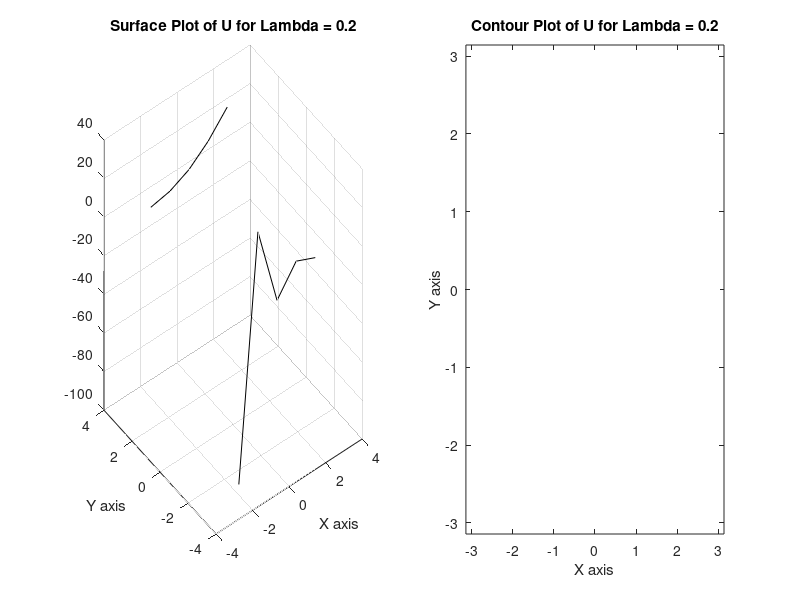

This figure's MATLAB source:
%Travis Franks 1372696 Helmholtz Equation Final Project Gauss Seidel Method
clear all
clc

%Defining ax, bx, ay, and by:
ax = -pi;
bx = pi;
ay = -pi;
by = pi;

%Setting the value of X_Internal_Nodes, the number of elements along X-domain:
X_Internal_Nodes = input('Enter value of X_Internal_Nodes, the number of internal nodes for the X-domain: ');

%Setting the value of Y_Internal_Nodes, the number of elements along
%Y-domain:
Y_Internal_Nodes = input('Enter value of Y_Internal_Nodes, the number of internal nodes for the Y-domain: ');

%Setting the value of C (capital lambda in problem statement):
C = input('Enter value of C, the given constant for capital lambda: ');

%Setting the value of Es, the acceptable limit of error for system convergence:
Es = 10^-9;

%Defining L, the length of the X and Y domains:
L = 2 * pi();

%Determining DX and DY, the change of X and Y respectively from element to
%element:
DX = L / (X_Internal_Nodes + 1);
DY = L / (Y_Internal_Nodes + 1);

%Creating matrices for X and Y domains:
[X,Y] = meshgrid(ax:DX:bx, ay:DY:by);
X = X';
Y = Y';

%Defining coefficients, A and B, that remain constant throughout matrix operations:
B = (DX^2) * (DY^2);
A = (B * C) - (2 * (DX^2)) - (2 * (DY^2));

%Determining number of elements  on both X and Y domains, so as to only
%perform the calculation one time for optimization:
N = X_Internal_Nodes + 2; %N = number of X domain values
M = Y_Internal_Nodes + 2; %M = number of Y domain values

%Performing setup for Gauss-Seidel Approximation that will solve for U values
%(unknown solution values over X and Y domains):
U = zeros(N,M);
W = zeros(N,M);
Z = 0; %Z functions as a counter for number of iterations performed during Gauss-Seidel
Error = zeros(N,M-2); %(M-2) rather than just M because the Dirichlet Boundary Conditions cause two rows to have constant values and therefore will have an error of 0 per iteration (optimal to exclude unnecessary repeated calculations) 
Ea = 100; %Provides initial value of Ea, or the relative iterative error, for the Gauss_Seidel Approximation

%Solving for U values defined by Dirichlet Boundary Conditions that will
%remain constant as Gauss Seidel iterations are performed:
for i = 1:N
    U(i,1) = cos(pi() * DX * (i-1)) * cosh((2 * pi()) - (DX * (i-1))); %Dirichlet BC at Y = -pi
    U(i,M) = ((i-1) * DX)^2 * sin(((i-1) * DX) / 4); %Dirichlet BC at Y = pi
end

%Evaluating for F values:
F = zeros(N,M);
for i = 1:N
    for j = 1:M
        F(i,j) = cos((pi/2) * (2 * ((X(i,j) - ax) / (bx - ax)) + 1)) * sin(pi * ((Y(i,j) - ay) / (by - ay)));
    end
end

%Defining node indexing points to be used for the general form of the
%discretization:
NN = N-1;
MM = M-1;

%Defining initial Tcheck value for checkpointing every set period of time of
%the Gauss-Seidel loop:
Tcheck = 60; %checkpoint every 60 seconds

%Defining initial timer variable value to be greater than start timer initial value to start timer loop in Gauss-Seidel loop:
T = 0;
Tcounter = 0; %Stores time values for combined loop times, if loop takes less than a minute to run
save('Variables.mat') %Resets variable values before load checkpoint, so code can be run from either the start or load point
%%
%*****To load variables for checkpointing, run starting from this block*****
load('Variables.mat')

%Performing Gauss Seidel Approximation to solve for U values:
if (A ~= 0)%Set condition for just in case the variable coefficient is equal to zero from a poor choice in nodes along X and Y domains, as it will function as a denominator
    while (Ea > Es)
        tic;
        if (Tcounter >= Tcheck) %Saves at least every 60 seconds or every Gauss-Seidel loop iteration, if the iterations take longer
            Tcounter = 0; %Resets time counter to 0
            save('Variables') %Saves variables for checkpointing for start/restart capability
        end
        
        %Evaluating for general expression (internal nodes):
        for j = 2:MM
            for i = 2:NN
                W(i,j) = U(i,j); %W saves value of U for error calculation
                U(i,j) = (B * F(i,j) - (DY^2) * U(i-1,j) - (DY^2) * U(i+1,j) - (DX^2) * U(i,j-1) - (DX^2) * U(i,j+1)) / A;
                Error(i,j) = abs((U(i,j) - W(i,j)) / U(i,j)); %Computes relative error for this calculation inside this iteration
            end
            
            %Evaluating for U (solution) values defined by Neumann Boundary
            %Conditions that are evaluated by Gauss-Seidel Method:
            W(1,j) = U(1,j); %W saves value of U for error calculation
            U(1,j) = (B * F(1,j) - 2 * (DY^2) * U(2,j) - (DX^2) * U(1,j-1) - (DX^2) * U(1,j+1)) / A;  %cos((pi() / 2) * (0 + 1)) = 0 so Fi,j = 0, Neumann condition for X = -pi
            Error(1,j) = abs((U(1,j) - W(1,j)) / U(1,j)); %Computes relative error for this calculation inside this iteration
            
            W(N,j) = U(N,j); %W saves value of U for error calculation
            U(N,j) = (B * F(N,j) - 2 * (DY^2) * U(NN,j) - (DX^2) * U(N,j-1) - (DX^2) * U(N,j+1)) / A; %cos(3 * pi() / 2) = 0 so Fi,j = 0, Neumann condition for X = pi
            Error(N,j) = abs((U(N,j) - W(N,j)) / U(N,j)); %Computes relative error for this calculation inside this iteration
            
            %Averaging contributions from boundary conditions at corner
            %points to minimize large data spikes at the corners:
            if (j==2)
                U(1,1) = (U(1,2) + U(2,1)) / 2;
                U(N,1) = (U(NN,1) + U(N,2)) / 2;
                U(1,M) = (U(2,M) + U(1,MM)) / 2;
                U(N,M) = (U(NN,M) + U(N,MM)) / 2;
            end
        end
        
        Ea = max(max(Error)); %Computes the maximum relative error of the Gauss-Seidel iteration
        
        Z = Z + 1; %Counts the number of loop iterations
        
        T = toc; %Determines how long the Gauss-Seidel iteration took
        
        Tcounter = Tcounter + T; %Counts how much time has elapsed since the last variable checkpoint save
    end
else
    disp('Select a different number of nodes for X or Y domain or change the value of C, the given constant for capital lambda.')
end
save('Variables.mat')
%%
%Plotting visualizations for ease of interpretation of results:
load('Variables.mat') %Provides the option of loading the variables directly onto the plot section, if a failure occurs while plotting

%Plotting surface plot of U, the solution matrix for the Helmholtz
%equation:
figure
subplot(1,2,1)
surf(X, Y, U) %Produces surface plot of solution matrix for the Helmholtz equation:
xlabel('X axis'), ylabel('Y axis'), title('Surface Plot of U for Lambda = 0.2')

%Plotting contour lines of U, the solution matrix for 2-D interpretation of
%results obtained:
subplot(1,2,2)
[Matrix, Object] = contourf(X, Y, U); %Plots the contour of the solution matrix
xlabel('X axis'), ylabel('Y axis'), title('Contour Plot of U for Lambda = 0.2')
clabel(Matrix, Object) %Labels the peak values for all of the contour lines

%Plotting vector plot of U matrix:
%figure
%contour(X,Y,U)
%hold on
%quiver(X,Y,U',U)
%hold off
%%
%Assuming square matrix, only converges with 14X14 matrix size, anything
%lower(<13X13) diverges and fails. Test for correctness, then robustness (Works for all values for lambda = 0) (DONE).

%Once proven correct, move to reduce time in code by loop unrolling, in
%which you approach from topright corner of domain at the same time that you
%solve from the bottom left corner (as is already implemented). (IS THIS
%NECESSARY FOR POINTS?)

%Then introduce restart points with save/load commands at approximately every 2 minutes of
%running (use tic/toc commands and save a time variable that adds like a
%counter for each loop)(DONE).

%Then check over code for other potential
%optimizations. 

%Finally, solve with SOR, experimenting with different
%values of lambda between 1 and 2 for the fastest one (may be dependent on
%number of nodes in each domain). (DONE)

%Then plot both appoximations. (DONE)

%Do report.
